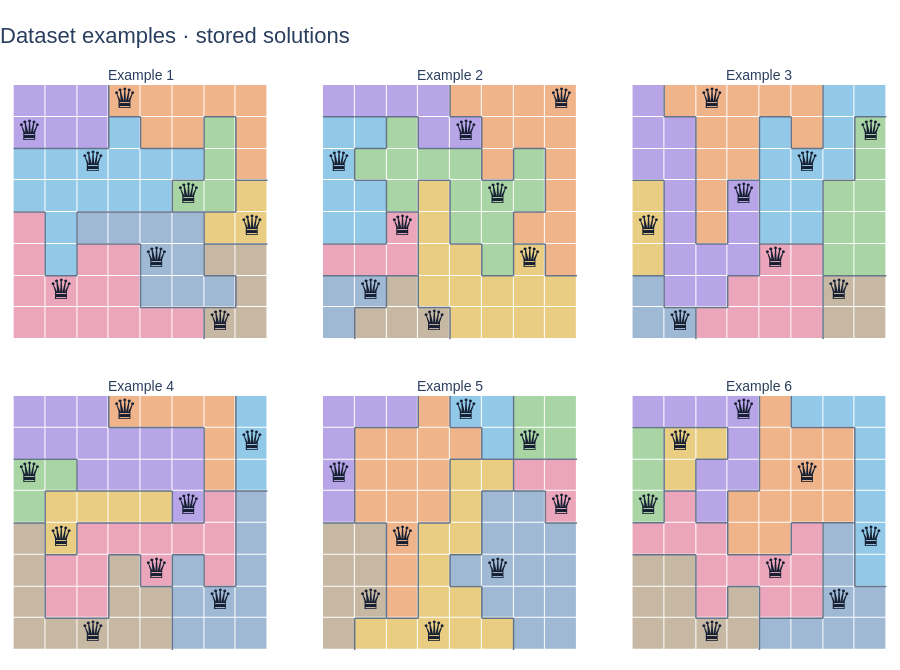

Here is the notebook cell this chart was saved with:
### Code cell
N_DATASET_EXAMPLES = 6
example_indices = np.random.default_rng(SEED + 101).choice(
    len(regions),
    size=min(N_DATASET_EXAMPLES, len(regions)),
    replace=False,
)
example_cols = min(3, len(example_indices))
example_rows = (len(example_indices) + example_cols - 1) // example_cols
examples_fig = make_subplots(
    rows=example_rows,
    cols=example_cols,
    subplot_titles=[f"Example {number + 1}" for number in range(len(example_indices))],
    horizontal_spacing=0.055,
    vertical_spacing=0.10,
)
for number, index in enumerate(example_indices):
    row, col = divmod(number, example_cols)
    board = regions[index]
    add_board(examples_fig, board, board, row + 1, col + 1)
    queen_rows, queen_cols = np.where(puzzles["queens"][index])
    examples_fig.add_trace(
        go.Scatter(
            x=queen_cols,
            y=queen_rows,
            mode="text",
            text=["♛"] * len(queen_rows),
            textfont=dict(size=28, color="#172033"),
            hoverinfo="skip",
            showlegend=False,
        ),
        row=row + 1,
        col=col + 1,
    )
style_boards(examples_fig, "Dataset examples · stored solutions", rows=example_rows)
examples_fig.update_layout(height=example_rows * 290 + 90)
examples_fig.show(config=PLOT_CONFIG)

### Figure 1 — Plotly figure (JSON) as saved in the notebook; plotly's stock layout.template omitted (floating-point values rounded to 4 significant figures; data arrays with more than 128 entries replaced by an {"elided": "..."} marker saying what was removed)
{"data": [{"colorscale": [[0, "#B8A5E8"], [0.1111, "#B8A5E8"], [0.1111, "#F0B48B"], [0.2222, "#F0B48B"], [0.2222, "#92C9E8"], [0.3333, "#92C9E8"], [0.3333, "#A9D4A4"], [0.4444, "#A9D4A4"], [0.4444, "#E8CD83"], [0.5556, "#E8CD83"], [0.5556, "#ECA6BB"], [0.6667, "#ECA6BB"], [0.6667, "#9FB9D4"], [0.7778, "#9FB9D4"], [0.7778, "#C7B8A3"], [0.8889, "#C7B8A3"], [0.8889, "#F1F3F5"], [1, "#F1F3F5"]], "customdata": [[0, 0, 0, 1, 1, 1, 1, 1], [0, 0, 0, 2, 1, 1, 3, 1], [2, 2, 2, 2, 2, 2, 3, 1], [2, 2, 2, 2, 2, 3, 3, 4], [5, 2, 6, 6, 6, 6, 4, 4], [5, 2, 5, 5, 6, 6, 7, 7], [5, 5, 5, 5, 6, 6, 6, 7], [5, 5, 5, 5, 5, 5, 7, 7]], "hovertemplate": "row=%{y}, col=%{x}<br>region=%{customdata}<br>token=%{z}<extra></extra>", "showscale": false, "type": "heatmap", "xaxis": "x", "xgap": 1, "yaxis": "y", "ygap": 1, "z": [[0, 0, 0, 1, 1, 1, 1, 1], [0, 0, 0, 2, 1, 1, 3, 1], [2, 2, 2, 2, 2, 2, 3, 1], [2, 2, 2, 2, 2, 3, 3, 4], [5, 2, 6, 6, 6, 6, 4, 4], [5, 2, 5, 5, 6, 6, 7, 7], [5, 5, 5, 5, 6, 6, 6, 7], [5, 5, 5, 5, 5, 5, 7, 7]], "zmax": 8.5, "zmin": -0.5}, {"hoverinfo": "skip", "line": {"color": "#64748B", "width": 1.5}, "mode": "lines", "showlegend": false, "type": "scatter", "x": {"elided": "129 float values"}, "xaxis": "x", "y": {"elided": "129 float values"}, "yaxis": "y"}, {"hoverinfo": "skip", "mode": "text", "showlegend": false, "text": ["♛", "♛", "♛", "♛", "♛", "♛", "♛", "♛"], "textfont": {"color": "#172033", "size": 28}, "type": "scatter", "x": [3, 0, 2, 5, 7, 4, 1, 6], "xaxis": "x", "y": [0, 1, 2, 3, 4, 5, 6, 7], "yaxis": "y"}, {"colorscale": [[0, "#B8A5E8"], [0.1111, "#B8A5E8"], [0.1111, "#F0B48B"], [0.2222, "#F0B48B"], [0.2222, "#92C9E8"], [0.3333, "#92C9E8"], [0.3333, "#A9D4A4"], [0.4444, "#A9D4A4"], [0.4444, "#E8CD83"], [0.5556, "#E8CD83"], [0.5556, "#ECA6BB"], [0.6667, "#ECA6BB"], [0.6667, "#9FB9D4"], [0.7778, "#9FB9D4"], [0.7778, "#C7B8A3"], [0.8889, "#C7B8A3"], [0.8889, "#F1F3F5"], [1, "#F1F3F5"]], "customdata": [[0, 0, 0, 0, 1, 1, 1, 1], [2, 2, 3, 0, 0, 1, 1, 1], [2, 3, 3, 3, 3, 1, 3, 1], [2, 2, 3, 4, 3, 3, 3, 1], [2, 2, 5, 4, 3, 3, 1, 1], [5, 5, 5, 4, 4, 3, 4, 1], [6, 6, 7, 4, 4, 4, 4, 4], [6, 7, 7, 7, 4, 4, 4, 4]], "hovertemplate": "row=%{y}, col=%{x}<br>region=%{customdata}<br>token=%{z}<extra></extra>", "showscale": false, "type": "heatmap", "xaxis": "x2", "xgap": 1, "yaxis": "y2", "ygap": 1, "z": [[0, 0, 0, 0, 1, 1, 1, 1], [2, 2, 3, 0, 0, 1, 1, 1], [2, 3, 3, 3, 3, 1, 3, 1], [2, 2, 3, 4, 3, 3, 3, 1], [2, 2, 5, 4, 3, 3, 1, 1], [5, 5, 5, 4, 4, 3, 4, 1], [6, 6, 7, 4, 4, 4, 4, 4], [6, 7, 7, 7, 4, 4, 4, 4]], "zmax": 8.5, "zmin": -0.5}, {"hoverinfo": "skip", "line": {"color": "#64748B", "width": 1.5}, "mode": "lines", "showlegend": false, "type": "scatter", "x": {"elided": "144 float values"}, "xaxis": "x2", "y": {"elided": "144 float values"}, "yaxis": "y2"}, {"hoverinfo": "skip", "mode": "text", "showlegend": false, "text": ["♛", "♛", "♛", "♛", "♛", "♛", "♛", "♛"], "textfont": {"color": "#172033", "size": 28}, "type": "scatter", "x": [7, 4, 0, 5, 2, 6, 1, 3], "xaxis": "x2", "y": [0, 1, 2, 3, 4, 5, 6, 7], "yaxis": "y2"}, {"colorscale": [[0, "#B8A5E8"], [0.1111, "#B8A5E8"], [0.1111, "#F0B48B"], [0.2222, "#F0B48B"], [0.2222, "#92C9E8"], [0.3333, "#92C9E8"], [0.3333, "#A9D4A4"], [0.4444, "#A9D4A4"], [0.4444, "#E8CD83"], [0.5556, "#E8CD83"], [0.5556, "#ECA6BB"], [0.6667, "#ECA6BB"], [0.6667, "#9FB9D4"], [0.7778, "#9FB9D4"], [0.7778, "#C7B8A3"], [0.8889, "#C7B8A3"], [0.8889, "#F1F3F5"], [1, "#F1F3F5"]], "customdata": [[0, 1, 1, 1, 1, 1, 2, 2], [0, 0, 1, 1, 2, 1, 2, 3], [0, 0, 1, 1, 2, 2, 2, 3], [4, 0, 1, 0, 2, 2, 3, 3], [4, 0, 1, 0, 2, 2, 3, 3], [4, 0, 0, 0, 5, 5, 3, 3], [6, 0, 0, 5, 5, 5, 7, 7], [6, 6, 5, 5, 5, 5, 7, 7]], "hovertemplate": "row=%{y}, col=%{x}<br>region=%{customdata}<br>token=%{z}<extra></extra>", "showscale": false, "type": "heatmap", "xaxis": "x3", "xgap": 1, "yaxis": "y3", "ygap": 1, "z": [[0, 1, 1, 1, 1, 1, 2, 2], [0, 0, 1, 1, 2, 1, 2, 3], [0, 0, 1, 1, 2, 2, 2, 3], [4, 0, 1, 0, 2, 2, 3, 3], [4, 0, 1, 0, 2, 2, 3, 3], [4, 0, 0, 0, 5, 5, 3, 3], [6, 0, 0, 5, 5, 5, 7, 7], [6, 6, 5, 5, 5, 5, 7, 7]], "zmax": 8.5, "zmin": -0.5}, {"hoverinfo": "skip", "line": {"color": "#64748B", "width": 1.5}, "mode": "lines", "showlegend": false, "type": "scatter", "x": {"elided": "132 float values"}, "xaxis": "x3", "y": {"elided": "132 float values"}, "yaxis": "y3"}, {"hoverinfo": "skip", "mode": "text", "showlegend": false, "text": ["♛", "♛", "♛", "♛", "♛", "♛", "♛", "♛"], "textfont": {"color": "#172033", "size": 28}, "type": "scatter", "x": [2, 7, 5, 3, 0, 4, 6, 1], "xaxis": "x3", "y": [0, 1, 2, 3, 4, 5, 6, 7], "yaxis": "y3"}, {"colorscale": [[0, "#B8A5E8"], [0.1111, "#B8A5E8"], [0.1111, "#F0B48B"], [0.2222, "#F0B48B"], [0.2222, "#92C9E8"], [0.3333, "#92C9E8"], [0.3333, "#A9D4A4"], [0.4444, "#A9D4A4"], [0.4444, "#E8CD83"], [0.5556, "#E8CD83"], [0.5556, "#ECA6BB"], [0.6667, "#ECA6BB"], [0.6667, "#9FB9D4"], [0.7778, "#9FB9D4"], [0.7778, "#C7B8A3"], [0.8889, "#C7B8A3"], [0.8889, "#F1F3F5"], [1, "#F1F3F5"]], "customdata": [[0, 0, 0, 1, 1, 1, 1, 2], [0, 0, 0, 0, 0, 0, 1, 2], [3, 3, 0, 0, 0, 0, 1, 2], [3, 4, 4, 4, 4, 0, 5, 6], [7, 4, 5, 5, 5, 5, 5, 6], [7, 5, 5, 7, 5, 6, 5, 6], [7, 5, 5, 7, 7, 6, 6, 6], [7, 7, 7, 7, 7, 6, 6, 6]], "hovertemplate": "row=%{y}, col=%{x}<br>region=%{customdata}<br>token=%{z}<extra></extra>", "showscale": false, "type": "heatmap", "xaxis": "x4", "xgap": 1, "yaxis": "y4", "ygap": 1, "z": [[0, 0, 0, 1, 1, 1, 1, 2], [0, 0, 0, 0, 0, 0, 1, 2], [3, 3, 0, 0, 0, 0, 1, 2], [3, 4, 4, 4, 4, 0, 5, 6], [7, 4, 5, 5, 5, 5, 5, 6], [7, 5, 5, 7, 5, 6, 5, 6], [7, 5, 5, 7, 7, 6, 6, 6], [7, 7, 7, 7, 7, 6, 6, 6]], "zmax": 8.5, "zmin": -0.5}, {"hoverinfo": "skip", "line": {"color": "#64748B", "width": 1.5}, "mode": "lines", "showlegend": false, "type": "scatter", "x": {"elided": "141 float values"}, "xaxis": "x4", "y": {"elided": "141 float values"}, "yaxis": "y4"}, {"hoverinfo": "skip", "mode": "text", "showlegend": false, "text": ["♛", "♛", "♛", "♛", "♛", "♛", "♛", "♛"], "textfont": {"color": "#172033", "size": 28}, "type": "scatter", "x": [3, 7, 0, 5, 1, 4, 6, 2], "xaxis": "x4", "y": [0, 1, 2, 3, 4, 5, 6, 7], "yaxis": "y4"}, {"colorscale": [[0, "#B8A5E8"], [0.1111, "#B8A5E8"], [0.1111, "#F0B48B"], [0.2222, "#F0B48B"], [0.2222, "#92C9E8"], [0.3333, "#92C9E8"], [0.3333, "#A9D4A4"], [0.4444, "#A9D4A4"], [0.4444, "#E8CD83"], [0.5556, "#E8CD83"], [0.5556, "#ECA6BB"], [0.6667, "#ECA6BB"], [0.6667, "#9FB9D4"], [0.7778, "#9FB9D4"], [0.7778, "#C7B8A3"], [0.8889, "#C7B8A3"], [0.8889, "#F1F3F5"], [1, "#F1F3F5"]], "customdata": [[0, 0, 0, 1, 2, 2, 3, 3], [0, 1, 1, 1, 1, 2, 3, 3], [0, 1, 1, 1, 4, 4, 5, 5], [0, 1, 1, 1, 4, 6, 6, 5], [7, 7, 1, 4, 4, 6, 6, 6], [7, 7, 1, 4, 6, 6, 6, 6], [7, 7, 1, 4, 4, 6, 6, 6], [7, 4, 4, 4, 4, 4, 6, 6]], "hovertemplate": "row=%{y}, col=%{x}<br>region=%{customdata}<br>token=%{z}<extra></extra>", "showscale": false, "type": "heatmap", "xaxis": "x5", "xgap": 1, "yaxis": "y5", "ygap": 1, "z": [[0, 0, 0, 1, 2, 2, 3, 3], [0, 1, 1, 1, 1, 2, 3, 3], [0, 1, 1, 1, 4, 4, 5, 5], [0, 1, 1, 1, 4, 6, 6, 5], [7, 7, 1, 4, 4, 6, 6, 6], [7, 7, 1, 4, 6, 6, 6, 6], [7, 7, 1, 4, 4, 6, 6, 6], [7, 4, 4, 4, 4, 4, 6, 6]], "zmax": 8.5, "zmin": -0.5}, {"hoverinfo": "skip", "line": {"color": "#64748B", "width": 1.5}, "mode": "lines", "showlegend": false, "type": "scatter", "x": [0.5, 1.5, null, 2.5, 2.5, null, 1.5, 2.5, null, 3.5, 3.5, null, 3.5, 4.5, null, 5.5, 5.5, null, 0.5, 0.5, null, 4.5, 4.5, null, 3.5, 4.5, null, 5.5, 5.5, null, 4.5, 5.5, null, 5.5, 6.5, null, 6.5, 7.5, null, 0.5, 0.5, null, 3.5, 3.5, null, 5.5, 5.5, null, 4.5, 5.5, null, 5.5, 6.5, null, 0.5, 0.5, null, -0.5, 0.5, null, 0.5, 1.5, null, 3.5, 3.5, null, 2.5, 3.5, null, 4.5, 4.5, null, 6.5, 6.5, null, 6.5, 7.5, null, 1.5, 1.5, null, 2.5, 2.5, null, 4.5, 4.5, null, 3.5, 4.5, null, 1.5, 1.5, null, 2.5, 2.5, null, 3.5, 3.5, null, 3.5, 4.5, null, 1.5, 1.5, null, 0.5, 1.5, null, 2.5, 2.5, null, 1.5, 2.5, null, 4.5, 4.5, null, 4.5, 5.5, null, 0.5, 0.5, null, 5.5, 5.5, null], "xaxis": "x5", "y": [0.5, 0.5, null, -0.5, 0.5, null, 0.5, 0.5, null, -0.5, 0.5, null, 0.5, 0.5, null, -0.5, 0.5, null, 0.5, 1.5, null, 0.5, 1.5, null, 1.5, 1.5, null, 0.5, 1.5, null, 1.5, 1.5, null, 1.5, 1.5, null, 1.5, 1.5, null, 1.5, 2.5, null, 1.5, 2.5, null, 1.5, 2.5, null, 2.5, 2.5, null, 2.5, 2.5, null, 2.5, 3.5, null, 3.5, 3.5, null, 3.5, 3.5, null, 2.5, 3.5, null, 3.5, 3.5, null, 2.5, 3.5, null, 2.5, 3.5, null, 3.5, 3.5, null, 3.5, 4.5, null, 3.5, 4.5, null, 3.5, 4.5, null, 4.5, 4.5, null, 4.5, 5.5, null, 4.5, 5.5, null, 4.5, 5.5, null, 5.5, 5.5, null, 5.5, 6.5, null, 6.5, 6.5, null, 5.5, 6.5, null, 6.5, 6.5, null, 5.5, 6.5, null, 6.5, 6.5, null, 6.5, 7.5, null, 6.5, 7.5, null], "yaxis": "y5"}, {"hoverinfo": "skip", "mode": "text", "showlegend": false, "text": ["♛", "♛", "♛", "♛", "♛", "♛", "♛", "♛"], "textfont": {"color": "#172033", "size": 28}, "type": "scatter", "x": [4, 6, 0, 7, 2, 5, 1, 3], "xaxis": "x5", "y": [0, 1, 2, 3, 4, 5, 6, 7], "yaxis": "y5"}, {"colorscale": [[0, "#B8A5E8"], [0.1111, "#B8A5E8"], [0.1111, "#F0B48B"], [0.2222, "#F0B48B"], [0.2222, "#92C9E8"], [0.3333, "#92C9E8"], [0.3333, "#A9D4A4"], [0.4444, "#A9D4A4"], [0.4444, "#E8CD83"], [0.5556, "#E8CD83"], [0.5556, "#ECA6BB"], [0.6667, "#ECA6BB"], [0.6667, "#9FB9D4"], [0.7778, "#9FB9D4"], [0.7778, "#C7B8A3"], [0.8889, "#C7B8A3"], [0.8889, "#F1F3F5"], [1, "#F1F3F5"]], "customdata": [[0, 0, 0, 0, 1, 2, 2, 2], [3, 4, 4, 0, 1, 1, 1, 2], [3, 4, 0, 0, 1, 1, 1, 2], [3, 5, 0, 1, 1, 1, 1, 2], [5, 5, 5, 1, 1, 5, 6, 2], [7, 7, 5, 5, 5, 5, 6, 2], [7, 7, 5, 7, 5, 5, 6, 6], [7, 7, 7, 7, 6, 6, 6, 6]], "hovertemplate": "row=%{y}, col=%{x}<br>region=%{customdata}<br>token=%{z}<extra></extra>", "showscale": false, "type": "heatmap", "xaxis": "x6", "xgap": 1, "yaxis": "y6", "ygap": 1, "z": [[0, 0, 0, 0, 1, 2, 2, 2], [3, 4, 4, 0, 1, 1, 1, 2], [3, 4, 0, 0, 1, 1, 1, 2], [3, 5, 0, 1, 1, 1, 1, 2], [5, 5, 5, 1, 1, 5, 6, 2], [7, 7, 5, 5, 5, 5, 6, 2], [7, 7, 5, 7, 5, 5, 6, 6], [7, 7, 7, 7, 6, 6, 6, 6]], "zmax": 8.5, "zmin": -0.5}, {"hoverinfo": "skip", "line": {"color": "#64748B", "width": 1.5}, "mode": "lines", "showlegend": false, "type": "scatter", "x": {"elided": "141 float values"}, "xaxis": "x6", "y": {"elided": "141 float values"}, "yaxis": "y6"}, {"hoverinfo": "skip", "mode": "text", "showlegend": false, "text": ["♛", "♛", "♛", "♛", "♛", "♛", "♛", "♛"], "textfont": {"color": "#172033", "size": 28}, "type": "scatter", "x": [3, 1, 5, 0, 7, 4, 6, 2], "xaxis": "x6", "y": [0, 1, 2, 3, 4, 5, 6, 7], "yaxis": "y6"}], "layout": {"annotations": [{"font": {"size": 14}, "showarrow": false, "text": "Example 1", "x": 0.1483, "xanchor": "center", "xref": "paper", "y": 1, "yanchor": "bottom", "yref": "paper"}, {"font": {"size": 14}, "showarrow": false, "text": "Example 2", "x": 0.5, "xanchor": "center", "xref": "paper", "y": 1, "yanchor": "bottom", "yref": "paper"}, {"font": {"size": 14}, "showarrow": false, "text": "Example 3", "x": 0.8517, "xanchor": "center", "xref": "paper", "y": 1, "yanchor": "bottom", "yref": "paper"}, {"font": {"size": 14}, "showarrow": false, "text": "Example 4", "x": 0.1483, "xanchor": "center", "xref": "paper", "y": 0.45, "yanchor": "bottom", "yref": "paper"}, {"font": {"size": 14}, "showarrow": false, "text": "Example 5", "x": 0.5, "xanchor": "center", "xref": "paper", "y": 0.45, "yanchor": "bottom", "yref": "paper"}, {"font": {"size": 14}, "showarrow": false, "text": "Example 6", "x": 0.8517, "xanchor": "center", "xref": "paper", "y": 0.45, "yanchor": "bottom", "yref": "paper"}], "autosize": true, "font": {"family": "Arial, sans-serif", "size": 15}, "height": 670, "margin": {"b": 20, "l": 10, "r": 10, "t": 85}, "showlegend": false, "title": {"font": {"size": 22}, "text": "Dataset examples · stored solutions", "x": 0}, "xaxis": {"anchor": "y", "constrain": "domain", "domain": [0, 0.2967], "fixedrange": true, "range": [-0.5, 7.5], "showgrid": false, "showticklabels": false, "zeroline": false}, "xaxis2": {"anchor": "y2", "constrain": "domain", "domain": [0.3517, 0.6483], "fixedrange": true, "range": [-0.5, 7.5], "showgrid": false, "showticklabels": false, "zeroline": false}, "xaxis3": {"anchor": "y3", "constrain": "domain", "domain": [0.7033, 1], "fixedrange": true, "range": [-0.5, 7.5], "showgrid": false, "showticklabels": false, "zeroline": false}, "xaxis4": {"anchor": "y4", "constrain": "domain", "domain": [0, 0.2967], "fixedrange": true, "range": [-0.5, 7.5], "showgrid": false, "showticklabels": false, "zeroline": false}, "xaxis5": {"anchor": "y5", "constrain": "domain", "domain": [0.3517, 0.6483], "fixedrange": true, "range": [-0.5, 7.5], "showgrid": false, "showticklabels": false, "zeroline": false}, "xaxis6": {"anchor": "y6", "constrain": "domain", "domain": [0.7033, 1], "fixedrange": true, "range": [-0.5, 7.5], "showgrid": false, "showticklabels": false, "zeroline": false}, "yaxis": {"anchor": "x", "constrain": "domain", "domain": [0.55, 1], "fixedrange": true, "range": [7.5, -0.5], "scaleanchor": "x", "scaleratio": 1, "showgrid": false, "showticklabels": false, "zeroline": false}, "yaxis2": {"anchor": "x2", "constrain": "domain", "domain": [0.55, 1], "fixedrange": true, "range": [7.5, -0.5], "scaleanchor": "x2", "scaleratio": 1, "showgrid": false, "showticklabels": false, "zeroline": false}, "yaxis3": {"anchor": "x3", "constrain": "domain", "domain": [0.55, 1], "fixedrange": true, "range": [7.5, -0.5], "scaleanchor": "x3", "scaleratio": 1, "showgrid": false, "showticklabels": false, "zeroline": false}, "yaxis4": {"anchor": "x4", "constrain": "domain", "domain": [0, 0.45], "fixedrange": true, "range": [7.5, -0.5], "scaleanchor": "x4", "scaleratio": 1, "showgrid": false, "showticklabels": false, "zeroline": false}, "yaxis5": {"anchor": "x5", "constrain": "domain", "domain": [0, 0.45], "fixedrange": true, "range": [7.5, -0.5], "scaleanchor": "x5", "scaleratio": 1, "showgrid": false, "showticklabels": false, "zeroline": false}, "yaxis6": {"anchor": "x6", "constrain": "domain", "domain": [0, 0.45], "fixedrange": true, "range": [7.5, -0.5], "scaleanchor": "x6", "scaleratio": 1, "showgrid": false, "showticklabels": false, "zeroline": false}}}
